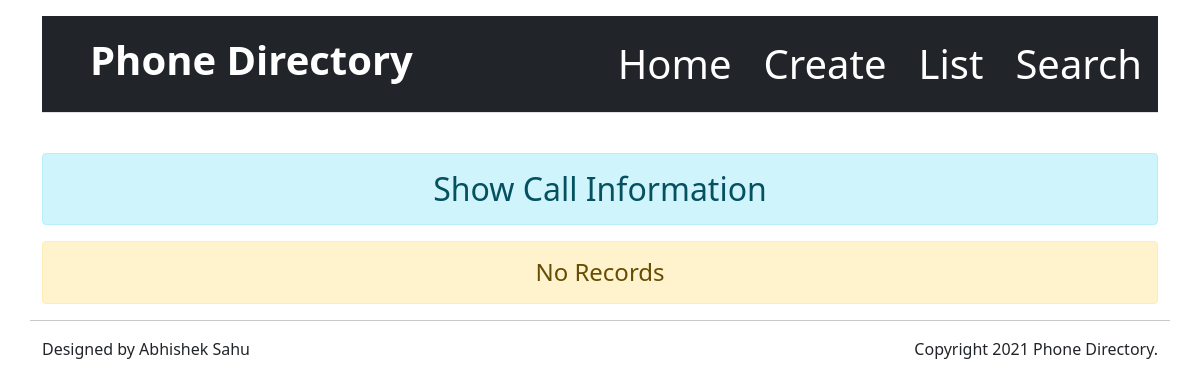
/phone/show-call/5, run on an earlier commit of the app's database.
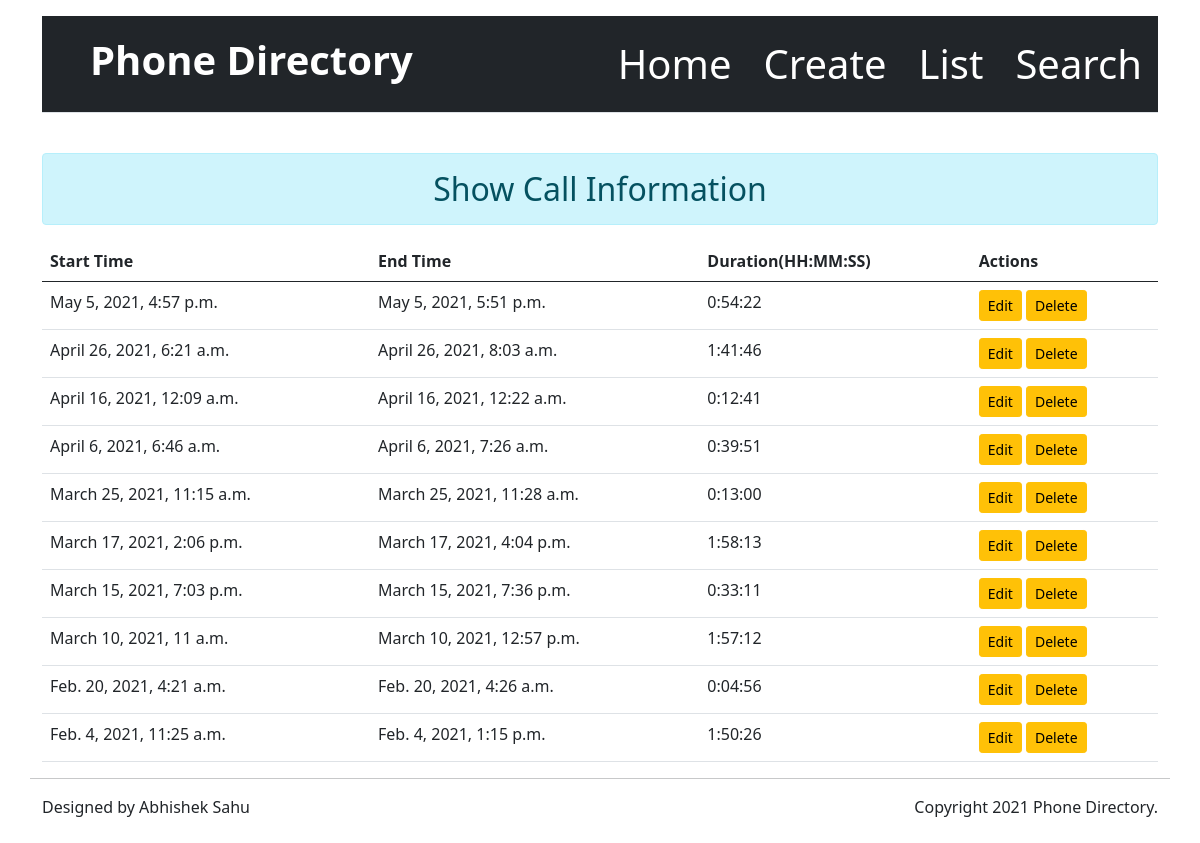
And on a later commit of the database.
### phone/models.py (models this page shows, shortened)
class CallHistoryModel(models.Model):
    phone_id = models.ForeignKey(PhoneModel,related_name='phone_call_id',on_delete=models.CASCADE)
    start_time = models.DateTimeField()
    end_time = models.DateTimeField()
    duration = models.DurationField(null=True)

### phone/views.py (the view)
# urls.py: path('show-call/<int:pk>',call_list,name='phone-call-show'),
def call_list(request,pk=None):
    call_list_queryset = CallHistoryModel.objects.filter(phone_id = pk).order_by('-start_time')
    context = {'call_list':call_list_queryset}
    return render(request,template_name='phone/show-call.html',context=context)

### phone/templates/phone/show-call.html
{% extends 'phone/base.html' %}
{% block content %}
<div class="container">
  <h2 class="text-center alert alert-info">Show Call Information</h2>
  {% if call_list %}
   <table class="table table-hover">
     <thead>
       <tr>
         <th scope="col">Start Time</th>
         <th scope="col">End Time</th>
         <th scope="col">Duration(HH:MM:SS)</th>
           <th scope="col">Actions</th>
       </tr>
     </thead>
     <tbody>
      {% for call in call_list %}
       <tr>
            <td>{{call.start_time}}</td>
            <td>{{call.end_time}}</td>
            <td>{{call.duration}}</td>
            <td>
                 <a href="{% url 'phone:phone-call-edit' call.id %}" class="btn btn-warning btn-sm">Edit</a>
                 <a href="{% url 'phone:phone-call-delete' call.id %}#" class="btn btn-warning btn-sm">Delete</a>
            </td>
       </tr>
      {% endfor %}
     </tbody>
   </table>
    {% else %}
        <h4 class="text-center alert alert-warning">No Records</h4>
    {% endif %}
</div>
{% endblock content %}

What changed in the data, as far as the page shows it:
added CallHistoryModel: start_time "May 5, 2021, 4:57 p.m.", end_time "May 5, 2021, 5:51 p.m.", duration "0:54:22"
added CallHistoryModel: start_time "April 26, 2021, 6:21 a.m.", end_time "April 26, 2021, 8:03 a.m.", duration "1:41:46"
added CallHistoryModel: start_time "April 16, 2021, 12:09 a.m.", end_time "April 16, 2021, 12:22 a.m.", duration "0:12:41"
added CallHistoryModel: start_time "April 6, 2021, 6:46 a.m.", end_time "April 6, 2021, 7:26 a.m.", duration "0:39:51"
added CallHistoryModel: start_time "March 25, 2021, 11:15 a.m.", end_time "March 25, 2021, 11:28 a.m.", duration "0:13:00"
added CallHistoryModel: start_time "March 17, 2021, 2:06 p.m.", end_time "March 17, 2021, 4:04 p.m.", duration "1:58:13"
added CallHistoryModel: start_time "March 15, 2021, 7:03 p.m.", end_time "March 15, 2021, 7:36 p.m.", duration "0:33:11"
added CallHistoryModel: start_time "March 10, 2021, 11 a.m.", end_time "March 10, 2021, 12:57 p.m.", duration "1:57:12"
added CallHistoryModel: start_time "Feb. 20, 2021, 4:21 a.m.", end_time "Feb. 20, 2021, 4:26 a.m.", duration "0:04:56"
added CallHistoryModel: start_time "Feb. 4, 2021, 11:25 a.m.", end_time "Feb. 4, 2021, 1:15 p.m.", duration "1:50:26"
Also different on the page:
text no longer shown: "No Records"
text now shown: "Start Time End Time Duration(HH:MM:SS) Actions"
